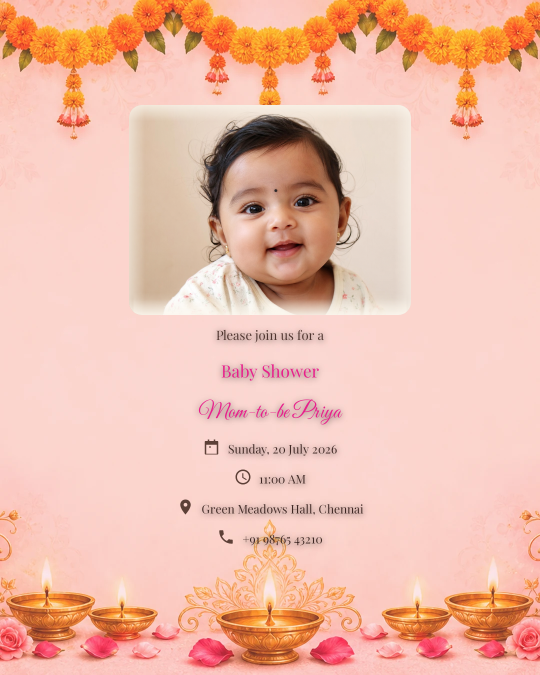
#> input picture docs/samples/babyshower/babyshower_01_with_photo.png, 1080 x 1350 px (shown at 1/2 size)
$ python -i build_portrait_sources.py   (imports and definitions only)
#> lines starting #> are read from the running program, lines starting #| are printed output that depends on the picture
#> further down, picture is the input picture: PIL image 1080x1350 RGBA; mean R, G, B, A 239.2, 189.7, 172.4, 255
#!/usr/bin/env python3
"""
Build native 1080×1350 portrait source PNGs from landscape designed art.

Fills the portrait canvas without letterboxing or mirrored décor seams:
  • Top toran / bottom lotus bands keep their designed height
  • Side borders stretch vertically (leaf/filigree patterns)
  • Center cream panel expands for photo + copy

    python3 tools/build_portrait_sources.py --prefix engagement --restore-landscape
    python3 tools/build_portrait_sources.py --prefix naming --restore-landscape
"""

from __future__ import annotations

import argparse
from pathlib import Path

from PIL import Image, ImageDraw, ImageFilter

TARGET_W = 1080
TARGET_H = 1350

# Measured from designed landscape cards (1536×1024 → width-fit 1080×720).
TOP_BAND_RATIO = 0.235
BOTTOM_BAND_RATIO = 0.275
SIDE_COL_RATIO = 0.122


# [8 lines left out: function sample_cream, not called in this run]


def add_parchment_texture(base: Image.Image, strength: float = 0.035) -> Image.Image:
    noise = Image.effect_noise(base.size, 32).convert("L")
    noise = noise.filter(ImageFilter.GaussianBlur(radius=1.2))
    overlay = Image.merge("RGB", (noise, noise, noise))
    return Image.blend(base, overlay, strength)


# [45 lines left out: function landscape_to_portrait, not called in this run]


FRAMELESS_SIDE_RATIO = 0.20
# Landscape margins: keep outer décor, replace inner panel before full-height stretch.
FRAMELESS_MARGIN_X = 0.17
FRAMELESS_MARGIN_TOP = 0.13
FRAMELESS_MARGIN_BOTTOM = 0.28


# [240 lines left out: functions soften_center_panel, full_stretch_portrait, normalize_center_on_scaled, blend_horizontal_seam, blend_vertical_seam, portrait_from_native_bands and 4 more, not called in this run]


# Photo-card band ratios (1080×1350): protect top/side/bottom décor from center processing.
NAMING_SIDE_RATIO = 0.19
NAMING_TOP_RATIO = 0.14
NAMING_BOTTOM_RATIO = 0.10


# [37 lines left out: function smooth_center_panel, not called in this run]


def add_parchment_to_center(
    portrait: Image.Image,
    *,
    top_protect_ratio: float = 0.12,
    bottom_protect_ratio: float = 0.10,
    side_protect_ratio: float = NAMING_SIDE_RATIO,
    strength: float = 0.018,
) -> Image.Image:
    """Parchment grain on the cream panel only — keeps toran/side/footer art crisp."""
#> called with top_protect_ratio = 0.14, bottom_protect_ratio = 0.1, side_protect_ratio = 0.19, strength = 0.018
    w, h = portrait.size
#> w = 1080; h = 1350
    y0 = int(h * top_protect_ratio)
#> y0 = 189
    y1 = int(h * (1.0 - bottom_protect_ratio))
#> y1 = 1215
    side_w = int(w * side_protect_ratio)
#> side_w = 205
    x0, x1 = side_w, w - side_w
#> x0 = 205; x1 = 875
    center = portrait.crop((x0, y0, x1, y1))
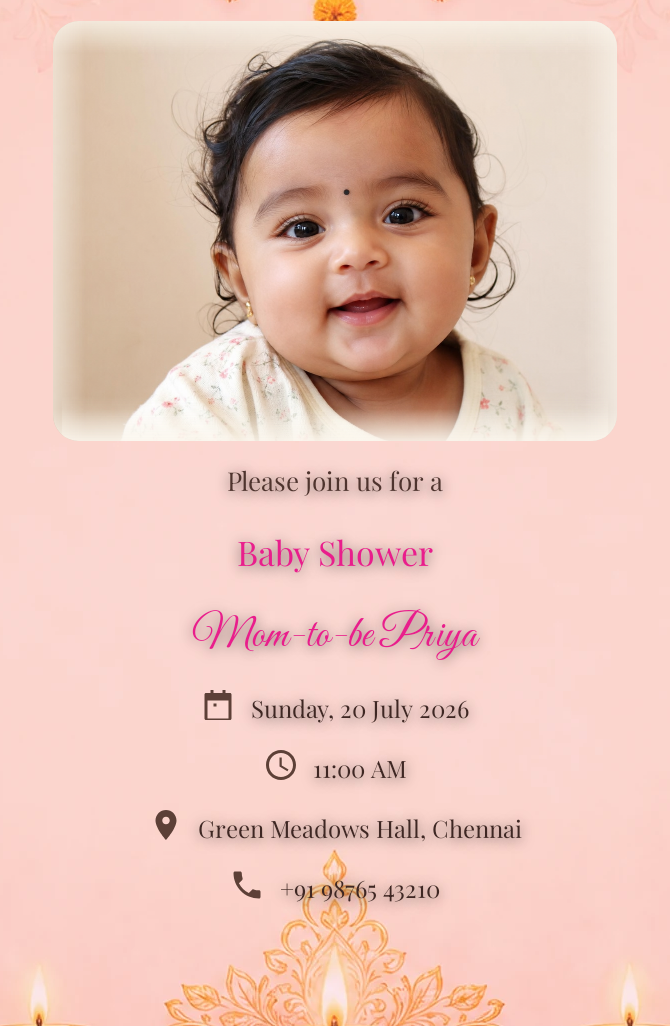
#> center: PIL image 670x1026 RGBA; mean R, G, B, A 231.7, 195.5, 183.9, 255
    textured = add_parchment_texture(center, strength=strength)
#> in add_parchment_texture, `noise = Image.effect_noise(base.size, 32).convert("L")`:
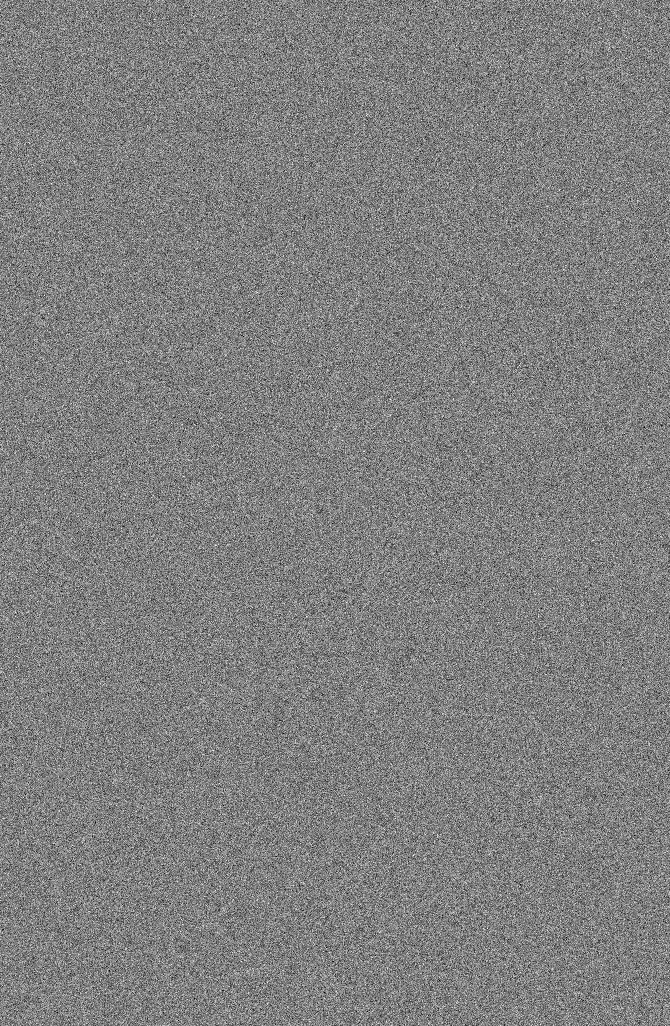
#> noise: PIL image 670x1026 L; min 0, max 255, mean 127.5
    out = portrait.copy()
    out.paste(textured, (x0, y0))
    return out


def band_compose_portrait_from_landscape(
    im: Image.Image,
    *,
    top_ratio: float = NAMING_TOP_RATIO,
    bottom_ratio: float = NAMING_BOTTOM_RATIO,
    side_ratio: float = NAMING_SIDE_RATIO,
    center_smooth: str = "light",
) -> Image.Image:
    """
    Keep top/bottom bands crisp by scaling them from native master to final portrait size.
    Stretch only the natural cream center vertically.
    """
    if im.size == (TARGET_W, TARGET_H):
        return add_parchment_to_center(
            im,
            top_protect_ratio=top_ratio,
            bottom_protect_ratio=bottom_ratio,
            side_protect_ratio=side_ratio,
        )

    out = portrait_from_native_bands(
        im,
        top_ratio=top_ratio,
        bottom_ratio=bottom_ratio,
        side_ratio=side_ratio,
        feather_vertical_seams=False,
    )
    out = smooth_center_panel(
        out,
        strength=center_smooth,
        top_protect_ratio=top_ratio,
        bottom_protect_ratio=bottom_ratio,
        side_protect_ratio=side_ratio,
    )
    return add_parchment_to_center(
        out,
        top_protect_ratio=top_ratio,
        bottom_protect_ratio=bottom_ratio,
        side_protect_ratio=side_ratio,
    )


# Back-compat alias
naming_portrait_from_landscape = band_compose_portrait_from_landscape


# [33 lines left out: functions uses_band_compose, frameless_portrait_from_landscape, not called in this run]


# Back-compat alias
unified_portrait_from_landscape = frameless_portrait_from_landscape


# [51 lines left out: functions restore_from_backup, main, not called in this run]


# [2 lines not run here, left out]

>>> from PIL import Image
>>> picture = Image.open('../docs/samples/babyshower/babyshower_01_with_photo.png')
#> (the run stopped early here; a loop or call above may not have finished)

$ run again, on docs/samples/babyshower/babyshower_05_with_photo.png
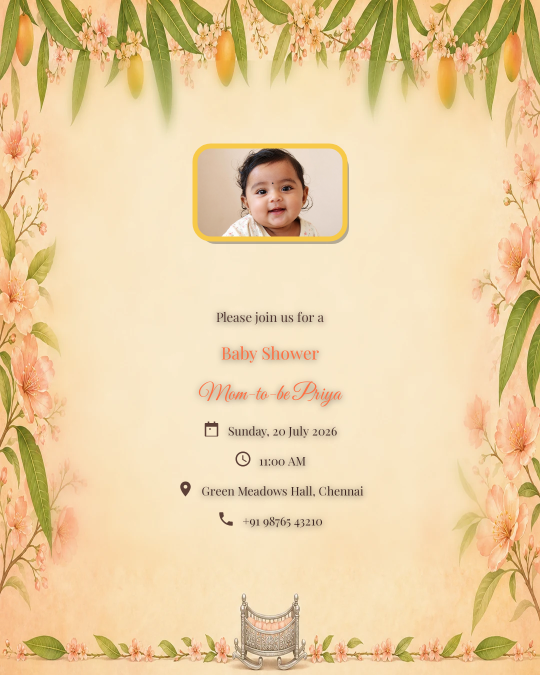
#> input picture docs/samples/babyshower/babyshower_05_with_photo.png, 1080 x 1350 px (shown at 1/2 size)
#> picture is the input picture: PIL image 1080x1350 RGBA; mean R, G, B, A 235, 208.3, 163.8, 255
#> in add_parchment_to_center, `center = portrait.crop((x0, y0, x1, y1))`:
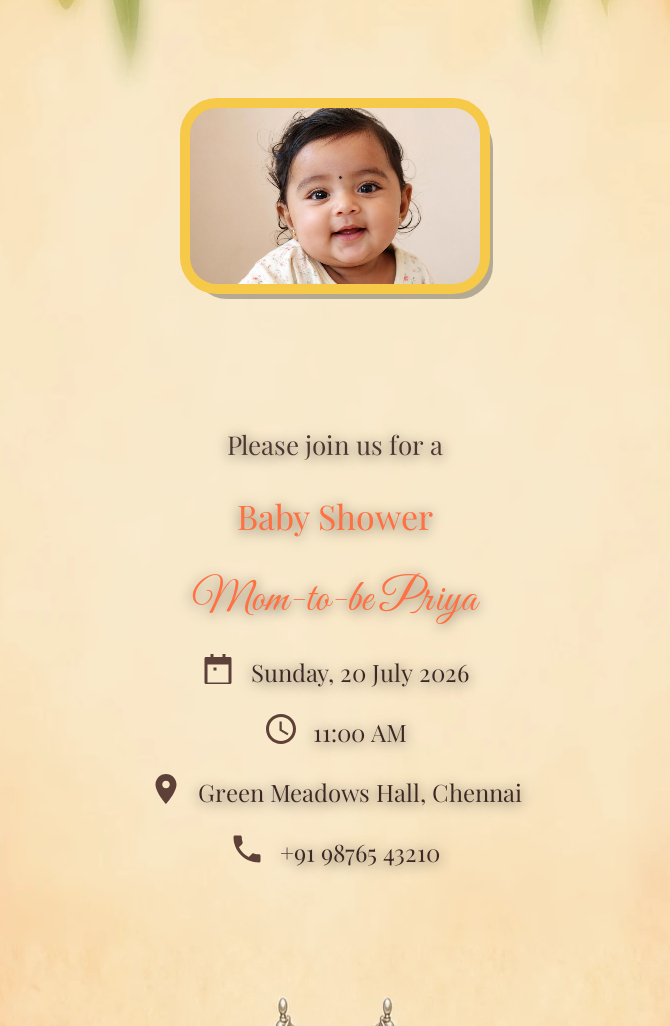
#> center: PIL image 670x1026 RGBA; mean R, G, B, A 242, 221.3, 186.8, 255
